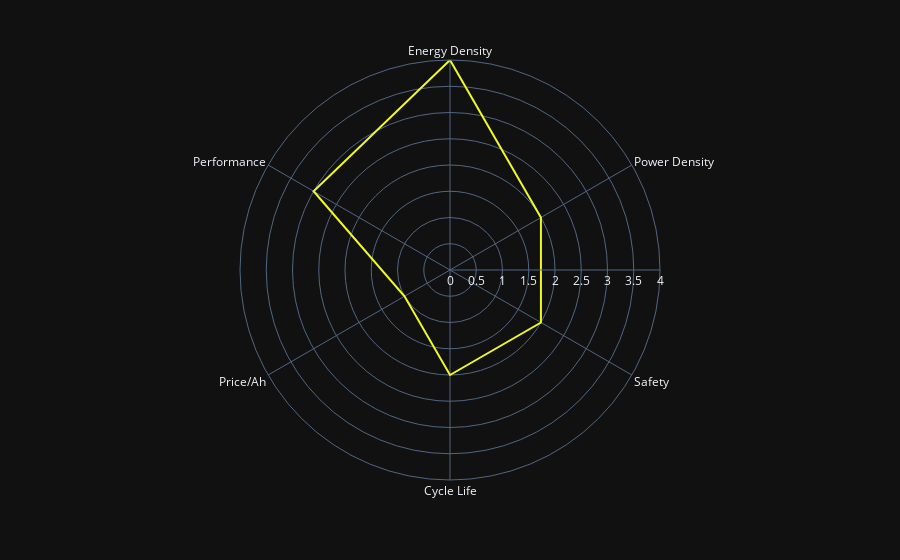
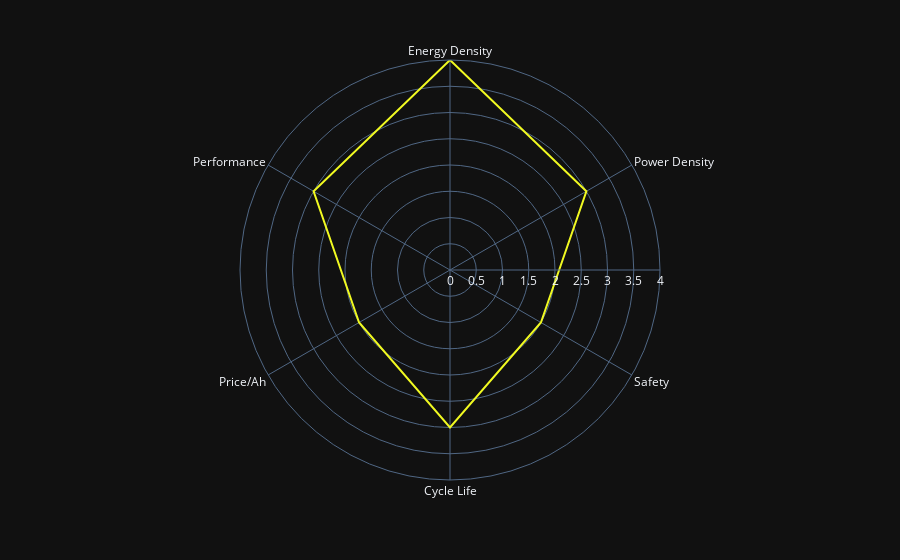
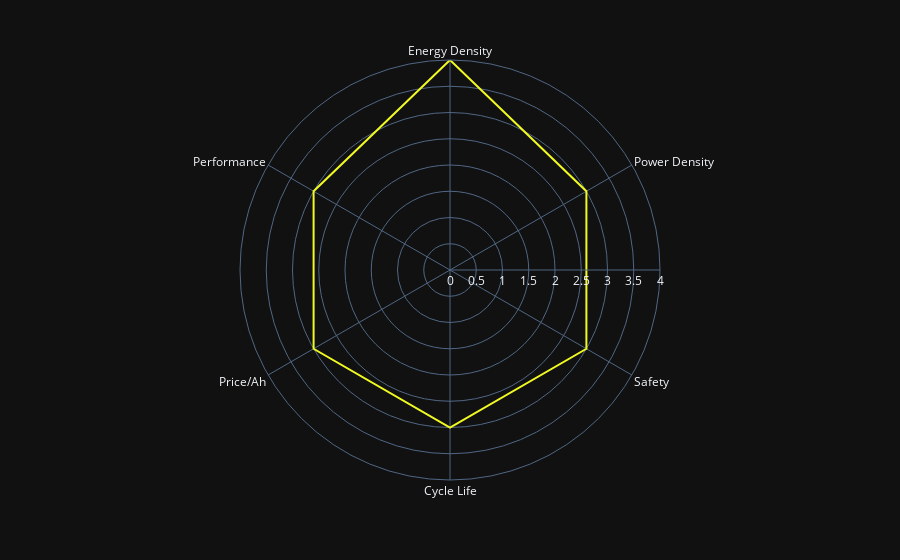
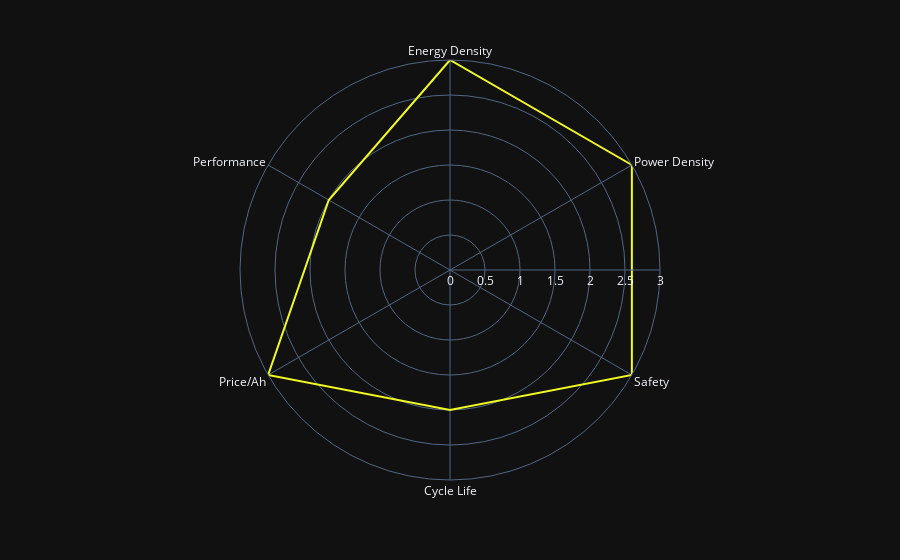

The notebook cell saved with these charts, in order:
### Code cell
fig1 = px.line_polar(cathode_df, r = 'LCO', theta="parameter",  line_close=True,
                    color_discrete_sequence=px.colors.sequential.Plasma_r,
                    template="plotly_dark",)

fig2 = px.line_polar(cathode_df, r = 'NCA', theta="parameter",  line_close=True,
                    color_discrete_sequence=px.colors.sequential.Plasma_r,
                    template="plotly_dark",)

fig3 = px.line_polar(cathode_df, r = 'NMC', theta="parameter",  line_close=True,
                    color_discrete_sequence=px.colors.sequential.Plasma_r,
                    template="plotly_dark",)

fig4 = px.line_polar(cathode_df, r = 'LMO', theta="parameter",  line_close=True,
                    color_discrete_sequence=px.colors.sequential.Plasma_r,
                    template="plotly_dark",)

fig5 = px.line_polar(cathode_df, r = 'LFP', theta="parameter",  line_close=True,
                    color_discrete_sequence=px.colors.sequential.Plasma_r,
                    template="plotly_dark",)

fig6 = px.line_polar(cathode_df, r = 'LTO', theta="parameter",  line_close=True,
                    color_discrete_sequence=px.colors.sequential.Plasma_r,
                    template="plotly_dark",)

fig1.show()
fig2.show()
fig3.show()
fig4.show()
fig5.show()
fig6.show()

### Figure 1 — Plotly figure (JSON) as saved in the notebook; plotly's stock layout.template omitted (floating-point values rounded to 4 significant figures)
{"data": [{"hovertemplate": "LCO=%{r}<br>parameter=%{theta}<extra></extra>", "legendgroup": "", "line": {"color": "#f0f921", "dash": "solid"}, "mode": "lines", "name": "", "r": [4, 2, 2, 2, 1, 3, 4], "showlegend": false, "subplot": "polar", "theta": ["Energy Density", "Power Density", "Safety", "Cycle Life", "Price/Ah", "Performance", "Energy Density"], "type": "scatterpolar"}], "layout": {"legend": {"tracegroupgap": 0}, "margin": {"t": 60}, "polar": {"angularaxis": {"direction": "clockwise", "rotation": 90}, "domain": {"x": [0, 1], "y": [0, 1]}}}}

### Figure 2 — Plotly figure (JSON) as saved in the notebook; plotly's stock layout.template omitted (floating-point values rounded to 4 significant figures)
{"data": [{"hovertemplate": "NCA=%{r}<br>parameter=%{theta}<extra></extra>", "legendgroup": "", "line": {"color": "#f0f921", "dash": "solid"}, "mode": "lines", "name": "", "r": [4, 3, 2, 3, 2, 3, 4], "showlegend": false, "subplot": "polar", "theta": ["Energy Density", "Power Density", "Safety", "Cycle Life", "Price/Ah", "Performance", "Energy Density"], "type": "scatterpolar"}], "layout": {"legend": {"tracegroupgap": 0}, "margin": {"t": 60}, "polar": {"angularaxis": {"direction": "clockwise", "rotation": 90}, "domain": {"x": [0, 1], "y": [0, 1]}}}}

### Figure 3 — Plotly figure (JSON) as saved in the notebook; plotly's stock layout.template omitted (floating-point values rounded to 4 significant figures)
{"data": [{"hovertemplate": "NMC=%{r}<br>parameter=%{theta}<extra></extra>", "legendgroup": "", "line": {"color": "#f0f921", "dash": "solid"}, "mode": "lines", "name": "", "r": [4, 3, 3, 3, 3, 3, 4], "showlegend": false, "subplot": "polar", "theta": ["Energy Density", "Power Density", "Safety", "Cycle Life", "Price/Ah", "Performance", "Energy Density"], "type": "scatterpolar"}], "layout": {"legend": {"tracegroupgap": 0}, "margin": {"t": 60}, "polar": {"angularaxis": {"direction": "clockwise", "rotation": 90}, "domain": {"x": [0, 1], "y": [0, 1]}}}}

### Figure 4 — Plotly figure (JSON) as saved in the notebook; plotly's stock layout.template omitted (floating-point values rounded to 4 significant figures)
{"data": [{"hovertemplate": "LMO=%{r}<br>parameter=%{theta}<extra></extra>", "legendgroup": "", "line": {"color": "#f0f921", "dash": "solid"}, "mode": "lines", "name": "", "r": [3, 3, 3, 2, 3, 2, 3], "showlegend": false, "subplot": "polar", "theta": ["Energy Density", "Power Density", "Safety", "Cycle Life", "Price/Ah", "Performance", "Energy Density"], "type": "scatterpolar"}], "layout": {"legend": {"tracegroupgap": 0}, "margin": {"t": 60}, "polar": {"angularaxis": {"direction": "clockwise", "rotation": 90}, "domain": {"x": [0, 1], "y": [0, 1]}}}}
